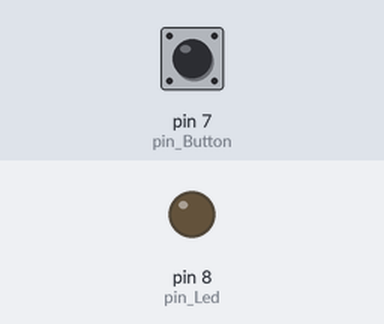
This sketch was run on a simulated Arduino Uno, built with avr-gcc and run on an emulated ATmega328P. On the bench: output pins drawn as LEDs (lit = HIGH). Inputs (shaded band) come from the test bench; at power-on: pin 7 (pin_Button) LOW.

Above: at 1.2 s.
1.3 s: pin 7 (pin_Button) pulled HIGH for 0.15 s
At 1.37 s:
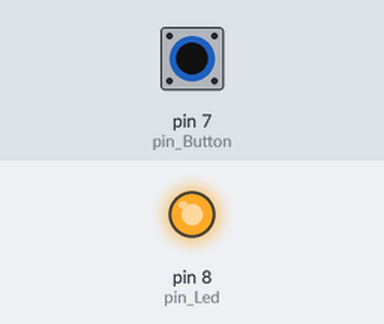
2.9 s: pin 7 (pin_Button) pulled HIGH for 3.2 s
At 7.4 s:
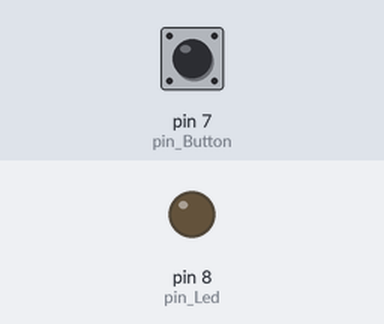
Timing chart, 0 to 8.9 s (numbered marks = the images above; inputs shaded):
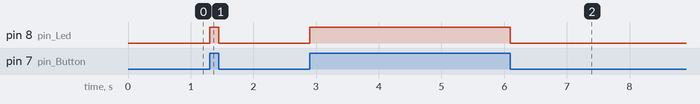

The sketch:

01_LED_with_Button.ino
```cpp
//---------초기 선언들---------

//입출력 핀들
const int pin_Led = 8; //LED 제어할 핀
const int pin_Button = 7; //버튼을 감지할 핀

//변수들
int flag_led = LOW; //LED 제어 상태

//---------기능 함수들---------

//---------메인 함수들---------
void setup() {

  //다음 핀들을 제어/감지 용도로 설정함
  pinMode(pin_Led, OUTPUT);
  pinMode(pin_Button, INPUT);
}

void loop() {

  //LED에게 현재 제어상태를 적용함
  digitalWrite(pin_Led, flag_led);

  //버튼의 상태에따라 LED제어를 바꿈
  if (digitalRead(pin_Button) == HIGH)
  {
    flag_led = HIGH;
  }
  else
  {
    flag_led = LOW;
  }

}
```

Measured:
- after the input at 1.3 s, pin 8 (pin_Led): LOW → HIGH at once, → LOW 0.15 s later
- after the input at 2.9 s, pin 8 (pin_Led): LOW → HIGH at once, → LOW 3.2 s later
